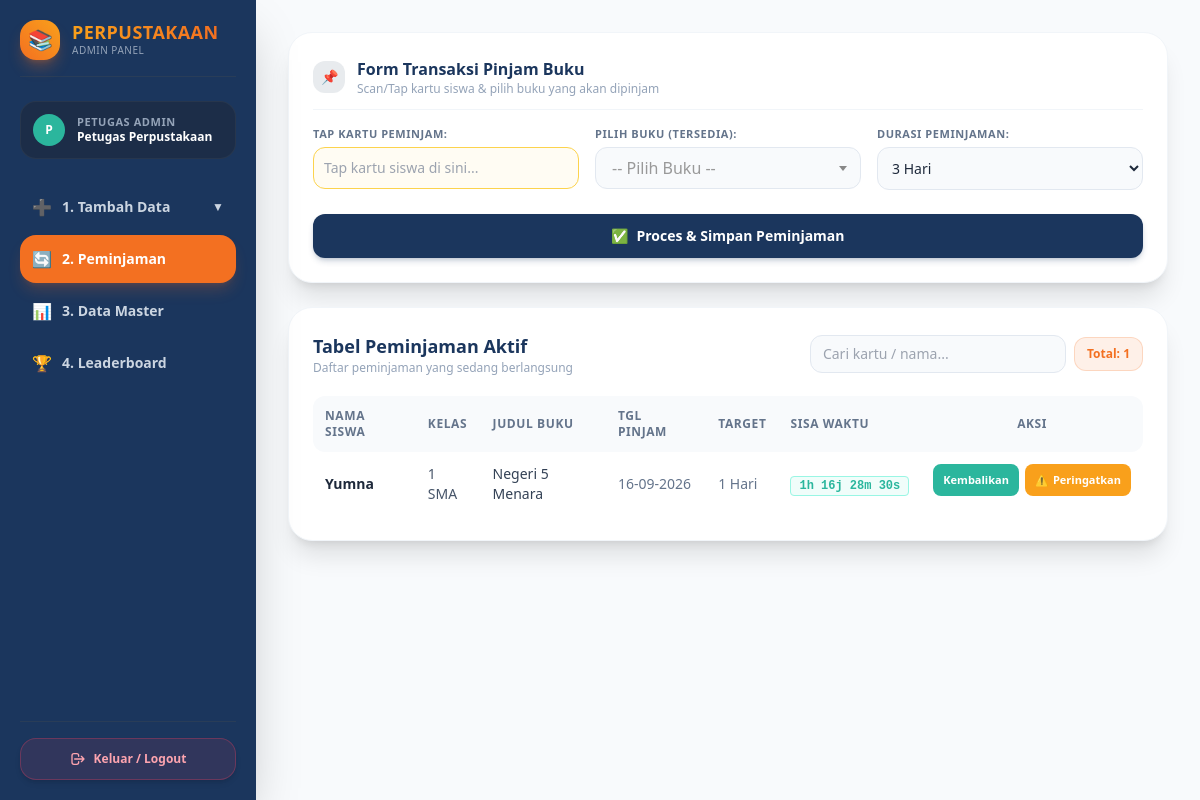
/admin_dashboard.php (signed in), run on the app's committed database.
### tables this page shows
CREATE TABLE `peminjaman` (
  `id` int(11) NOT NULL,
  `siswa_id` int(11) DEFAULT NULL,
  `buku_id` int(11) DEFAULT NULL,
  `tanggal_pinjam` date NOT NULL,
  `durasi_hari` int(11) DEFAULT 3,
  `tanggal_jatuh_tempo` date DEFAULT NULL,
  `tanggal_kembali` date DEFAULT NULL,
  `status_transaksi` enum('berjalan','selesai') DEFAULT 'berjalan'
);

CREATE TABLE `siswa` (
  `id` int(11) NOT NULL,
  `nomor_kartu` varchar(50) NOT NULL,
  `nama` varchar(100) NOT NULL,
  `kelas` varchar(20) NOT NULL,
  `password` varchar(255) NOT NULL
);

CREATE TABLE `buku` (
  `id` int(11) NOT NULL,
  `judul` varchar(200) NOT NULL,
  `penulis` varchar(100) NOT NULL,
  `sinopsis` text DEFAULT NULL,
  `cover` varchar(255) DEFAULT 'default_cover.jpg',
  `status` enum('tersedia','dipinjam') DEFAULT 'tersedia'
);

### admin_dashboard.php (the view, shortened to what this page needs)
<?php
include 'koneksi.php';
?>
<!DOCTYPE html>
<html lang="id">
<head>
    <script src="https://cdn.tailwindcss.com"></script>
    <link href="https://cdn.jsdelivr.net/npm/select2@4.1.0-rc.0/dist/css/select2.min.css" rel="stylesheet" />
</head>
<body class="bg-brand-lightBg text-slate-800 flex min-h-screen overflow-x-hidden">
    <aside class="w-64 bg-brand-navy text-white flex flex-col justify-between p-5 fixed top-0 bottom-0 left-0 z-40 shadow-2xl">
        <div class="space-y-6">
            <div class="flex items-center gap-3 pb-4 border-b border-slate-700/60">
                <div class="w-10 h-10 rounded-2xl bg-gradient-to-tr from-brand-orange to-brand-amber flex items-center justify-center text-white font-black text-xl shadow-lg shadow-brand-orange/30 shrink-0">
                    📚
                </div>
                <div>
                    <h1 class="font-black text-lg tracking-wide uppercase bg-gradient-to-r from-brand-amber to-brand-orange bg-clip-text text-transparent leading-none">
                    </h1>
                    <p class="text-[10px] text-slate-400 font-medium tracking-wider mt-0.5">ADMIN PANEL</p>
                </div>
            </div>
            <div class="bg-slate-800/60 border border-slate-700/50 rounded-2xl p-3 flex items-center gap-3">
                <div class="w-8 h-8 rounded-full bg-brand-teal flex items-center justify-center font-bold text-xs text-white">
                    <?= strtoupper(substr($_SESSION['nama'], 0, 1)); ?>
                </div>
                <div class="overflow-hidden">
                    <p class="text-[11px] text-slate-400 font-semibold uppercase tracking-wider leading-none">Petugas Admin</p>
                    <p class="text-xs font-bold text-white truncate mt-0.5"><?= htmlspecialchars($_SESSION['nama']); ?></p>
                </div>
            </div>
            <nav>
                <ol class="space-y-1 text-sm font-semibold">
                    <li>
                        <button onclick="toggleSubmenu('submenu-tambah-data')" class="w-full flex items-center justify-between p-3 rounded-2xl hover:bg-slate-800/80 text-slate-300 hover:text-white transition">
                            <span class="flex items-center gap-2.5">
                                <span class="text-base">➕</span> 1. Tambah Data
                            </span>
                            <span id="arrow-tambah" class="text-xs transition-transform duration-200">▼</span>
                        </button>
                    </li>
                    <li>
                        <button onclick="switchMainView('view-peminjaman', this)" class="nav-btn active-nav w-full flex items-center gap-2.5 p-3 rounded-2xl bg-brand-orange text-white font-bold shadow-lg shadow-brand-orange/20 transition">
                            <span class="text-base">🔄</span> 2. Peminjaman
                        </button>
                    </li>
                    <li>
                        <button onclick="switchMainView('view-data-master', this)" class="nav-btn w-full flex items-center gap-2.5 p-3 rounded-2xl hover:bg-slate-800/80 text-slate-300 hover:text-white transition">
                            <span class="text-base">📊</span> 3. Data Master
                        </button>
                    </li>
                    <li>
                        <button onclick="switchMainView('view-leaderboard', this)" class="nav-btn w-full flex items-center gap-2.5 p-3 rounded-2xl hover:bg-slate-800/80 text-slate-300 hover:text-white transition">
                            <span class="text-base">🏆</span> 4. Leaderboard
                        </button>
                    </li>
                </ol>
            </nav>
        </div>
        <div class="pt-4 border-t border-slate-700/60">
            <a href="index.php" class="w-full bg-rose-500/10 border border-rose-500/30 hover:bg-rose-600 text-rose-300 hover:text-white p-3 rounded-2xl font-bold text-xs flex items-center justify-center gap-2 transition active:scale-95 shadow-md">
                <svg class="w-4 h-4" fill="none" stroke="currentColor" viewBox="0 0 24 24">
                    <path stroke-linecap="round" stroke-linejoin="round" stroke-width="2" d="M17 16l4-4m0 0l-4-4m4 4H7m6 4v1a3 3 0 01-3 3H6a3 3 0 01-3-3V7a3 3 0 013-3h4a3 3 0 013 3v1"/>
                </svg>
                Keluar / Logout
            </a>
        </div>
    </aside>
    <main class="ml-64 flex-grow p-6 sm:p-8 min-h-screen">
        <div id="view-peminjaman" class="main-view-section space-y-6">
            <div class="bg-white p-6 rounded-3xl shadow-xl border border-slate-100 max-w-4xl mx-auto">
                <div class="flex items-center gap-3 mb-4 pb-3 border-b border-slate-100">
                    <div class="w-8 h-8 rounded-xl bg-brand-navy/10 text-brand-navy flex items-center justify-center font-bold text-sm">📌</div>
                    <div>
                        <h2 class="text-base font-bold text-brand-navy">Form Transaksi Pinjam Buku</h2>
                        <p class="text-xs text-slate-400">Scan/Tap kartu siswa & pilih buku yang akan dipinjam</p>
                    </div>
                </div>
                <form action="" method="POST" class="grid grid-cols-1 md:grid-cols-3 gap-4">
                    <div>
                        <label class="text-[11px] font-bold text-slate-500 uppercase tracking-wider block mb-1">Tap Kartu Peminjam:</label>
                        <input type="text" id="input_nomor_kartu_pinjam" name="nomor_kartu_pinjam" required autofocus placeholder="Tap kartu siswa di sini..." class="w-full p-2.5 border border-amber-300 rounded-xl text-sm bg-amber-50/60 focus:bg-white focus:ring-2 focus:ring-brand-teal focus:outline-none transition font-medium">
                    </div>
                    <div>
                        <label class="block text-[11px] font-bold text-slate-500 uppercase tracking-wider mb-1">Pilih Buku (Tersedia):</label>
                    </div>
                    <div>
                        <label class="text-[11px] font-bold text-slate-500 uppercase tracking-wider block mb-1">Durasi Peminjaman:</label>
                        <select name="durasi_hari" class="w-full p-2.5 border border-slate-200 rounded-xl text-sm bg-slate-50 focus:bg-white focus:ring-2 focus:ring-brand-teal focus:outline-none transition">
                            <?php for ($i = 1; $i <= 7; $i++): ?>
                                <option value="<?= $i; ?>" <?= $i === 3 ? 'selected' : ''; ?>><?= $i; ?> Hari</option>
                            <?php endfor; ?>
                        </select>
                    </div>
                    <div class="md:col-span-3 pt-2">
                        <button type="submit" name="pinjam_buku" class="w-full bg-brand-navy hover:bg-slate-800 text-white py-3 rounded-xl text-xs sm:text-sm font-bold shadow-md shadow-brand-navy/20 transition active:scale-[0.98] flex items-center justify-center gap-2">
                            <span>✅</span> Proces & Simpan Peminjaman
                        </button>
                    </div>
                </form>
            </div>
            <div class="bg-white rounded-3xl shadow-xl p-6 border border-slate-100 max-w-4xl mx-auto">
                <?php
                $q_peminjaman = mysqli_query($koneksi, "
                    SELECT p.id AS id_pinjam, s.nama, s.kelas, s.nomor_kartu, b.judul, p.tanggal_pinjam, p.durasi_hari, p.tanggal_jatuh_tempo
                    FROM peminjaman p
                    JOIN siswa s ON p.siswa_id = s.id
                    JOIN buku b ON p.buku_id = b.id
                    WHERE p.status_transaksi = 'berjalan'
                    ORDER BY p.tanggal_pinjam DESC
                ");
                $total_pinjam = mysqli_num_rows($q_peminjaman);
                ?>
                <div class="flex flex-col sm:flex-row justify-between items-stretch sm:items-center gap-3 mb-5">
                    <div>
                        <h2 class="text-base sm:text-lg font-bold text-brand-navy">Tabel Peminjaman Aktif</h2>
                        <p class="text-xs text-slate-400">Daftar peminjaman yang sedang berlangsung</p>
                    </div>
                    <div class="flex items-center gap-2">
                        <input type="text" id="tapKartuReturn" onkeyup="filterPeminjamanTap()" onkeydown="preventRfidEnter(event)" placeholder="Cari kartu / nama..." autocomplete="off" class="border border-slate-200 rounded-xl px-3 py-2 text-xs sm:text-sm w-full sm:w-64 focus:outline-none focus:ring-2 focus:ring-brand-teal bg-slate-50">
                        <span class="bg-brand-orange/10 text-brand-orange border border-brand-orange/20 text-xs font-black px-3 py-2 rounded-xl whitespace-nowrap">
                            Total: <?= $total_pinjam; ?>
                        </span>
                    </div>
                </div>
                <div class="overflow-x-auto">
                    <table class="w-full text-left text-xs sm:text-sm">
                        <thead class="bg-slate-50 text-slate-500 font-bold uppercase text-[10px] sm:text-xs tracking-wider">
                            <tr>
                                <th class="p-3 rounded-l-xl">Nama Siswa</th>
                                <th class="p-3">Kelas</th>
                                <th class="p-3">Judul Buku</th>
                                <th class="p-3">Tgl Pinjam</th>
                                <th class="p-3">Target</th>
                                <th class="p-3">Sisa Waktu</th>
                                <th class="p-3 text-center rounded-r-xl">Aksi</th>
                            </tr>
                        </thead>
                        <tbody class="divide-y divide-slate-100">
                            <?php if ($total_pinjam > 0): while ($p = mysqli_fetch_assoc($q_peminjaman)): ?>
                                <tr class="row-peminjaman hover:bg-slate-50 transition" data-kartu="<?= htmlspecialchars($p['nomor_kartu']); ?>" data-nama="<?= htmlspecialchars($p['nama']); ?>">
                                    <td class="p-3 font-semibold text-slate-800 cell-nama"><?= $p['nama']; ?></td>
                                    <td class="p-3 text-slate-600"><?= $p['kelas']; ?></td>
                                    <td class="p-3 text-slate-700 font-medium"><?= $p['judul']; ?></td>
                                    <td class="p-3 text-slate-500 whitespace-nowrap"><?= date('d-m-Y', strtotime($p['tanggal_pinjam'])); ?></td>
                                    <td class="p-3 text-slate-500 whitespace-nowrap"><?= $p['durasi_hari']; ?> Hari</td>
                                    <td class="p-3 font-semibold whitespace-nowrap">
                                        <span class="countdown-timer" data-target="<?= $p['tanggal_jatuh_tempo']; ?> 23:59:59">Memuat...</span>
                                    </td>
                                    <td class="p-3 text-center flex justify-center items-center gap-1.5">
                                        <form action="" method="POST" onsubmit="return confirmAction(event, 'Yakin ingin kembalikan buku ini?', this);">
                                            <button type="submit" class="bg-brand-teal hover:bg-teal-600 text-white text-[11px] px-2.5 py-1.5 rounded-lg font-bold transition">
                                                Kembalikan
                                            </button>
                                        </form>
                                        <form action="" method="POST" onsubmit="return confirmAction(event, 'Kirim notifikasi peringatan pengembalian ke siswa ini?', this);">
                                            <button type="submit" class="bg-brand-amber hover:bg-amber-600 text-white text-[11px] px-2.5 py-1.5 rounded-lg font-bold transition flex items-center gap-1">
                                                ⚠️ <span>Peringatkan</span>
                                            </button>
                                        </form>
                                    </td>
                                </tr>
                            <?php endwhile; else: ?>
                                <tr>
                                    <td colspan="7" class="p-6 text-center text-slate-400 text-xs sm:text-sm">Tidak ada peminjaman aktif saat ini.</td>
                                </tr>
                            <?php endif; ?>
                        </tbody>
                    </table>
                </div>
            </div>
        </div>
    </main>
</body>
</html>

### data on the page
peminjaman: siswa.nama "Yumna", siswa.kelas "1 SMA", buku.judul "Negeri 5 Menara", tanggal_pinjam "16-09-2026", durasi_hari "1"

### other printed values
substr($_SESSION['nama'], 0, 1) "P"
$_SESSION['nama'] "Petugas Perpustakaan"
$total_pinjam "1"
form field durasi_hari "3 Hari"
